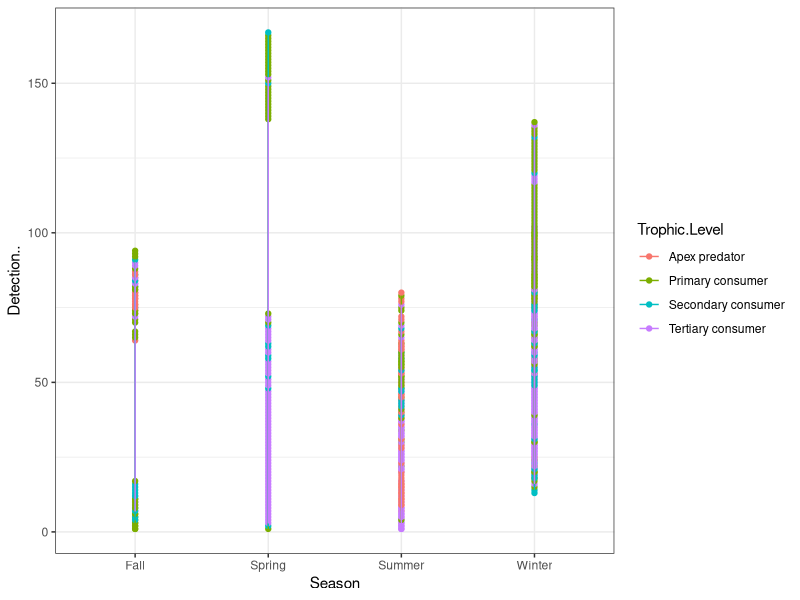
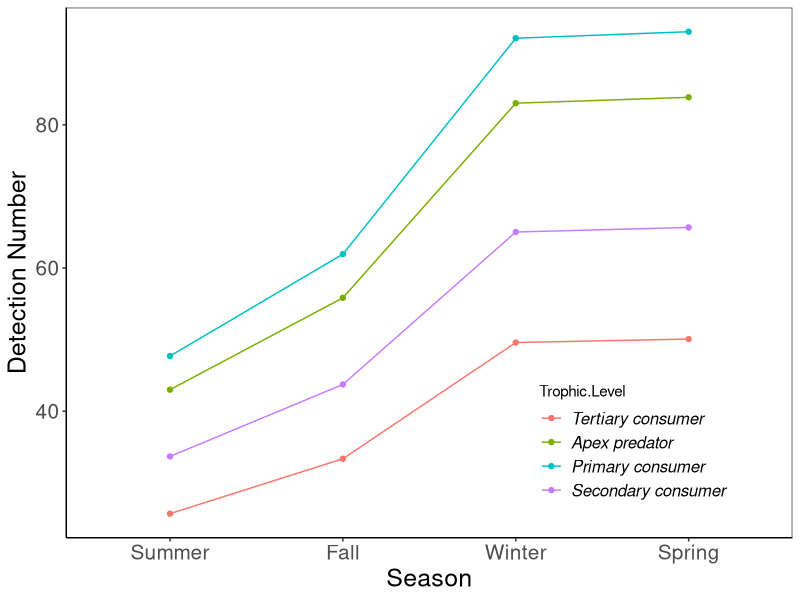

The R script that drew these images, in order: (Note: this script raises an error after producing the figures.)
###Week 12 - Mixed Models###

library(ggplot2)
library(MASS)
library(reshape2)
library(tidyverse)

#probably a new package
#install.packages("lme4")
library(lme4)

#Call in data

VACS=read.csv("Completed_VACS_Data_2019-2020_1a.csv")

#Lubridate for duration time to be recognized as numeric and not character--> time = seconds###
library(lubridate)
VACS$Duration2 = hms(VACS$Duration) 
VACS$Duration3 = as.numeric(VACS$Duration2)

#Take look at data on ggplot

library(ggplot2); theme_set(theme_bw())
q0 <- (ggplot(VACS, aes(Season, Detection.., colour = Trophic.Level))
       + geom_point())  ## points only, use later
print(q0+geom_line())


#GLM Models & Hypotheses#

library(car)

#Hypothesis 1: Apex predators negatively affect the detection of other trophic levels throughout the seasons of the year.

glm1 = glmer.nb(Detection..~Season + (1|Trophic.Level),data=VACS)

summary(glm1)#season had direct affect on detection throughout the year

#Hypothesis 2: Apex predators negatively affect the duration times of other trophic levels throughout the seasons of the year.

glm2 = glmer.nb(Duration3~Season + (1|Trophic.Level),data=VACS)

summary(glm2)#season had a direct affect on duration times throughout the year

#ANOVAs of GLMs#

Anova(glm1)#season has greater significance on detection (p=2.2e-16)
Anova(glm2)#season also had significant effect on duration, but lower than glm1 (p=0.0116)

#Use Predict on best model = glm1#

newdat1 <- with (VACS,expand.grid(Season=unique(Season),Trophic.Level=unique(Trophic.Level))) #creates new data frame
newdat1$Detection.. <- predict(glm1,newdata=newdat1,type= "response")

#Plot predictions#

library(ggplot2)
ggplot(newdat1,aes(x=Season,y=Detection..,colour=Trophic.Level))+ #plot using predictions dataset
  geom_point()+ #plot the prediction
  geom_line(aes(group=Trophic.Level))+
  ylab("Detection Number")+
  xlab("Season")+
  theme_bw() + 
  theme(axis.title=element_text(size=18),axis.text=element_text(size=15),panel.grid = element_blank(), axis.line=element_line(),legend.position=c(.78,.18),legend.text = element_text(size=12,face="italic"))
print(r)#add the observed data to the plot
 


                                           
                     